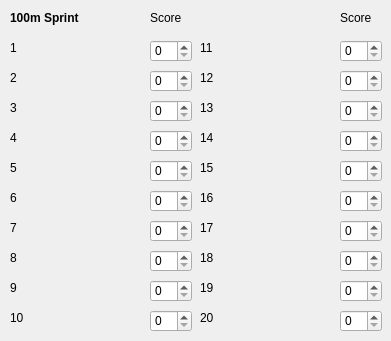
        <widget class="QWidget" name="form_100m_sprint">
         <widget class="QLabel" name="hundred_sprint_label_1">
          <property name="geometry">
           <rect>
            <x>10</x>
            <y>40</y>
            <width>121</width>
            <height>16</height>
           </rect>
          </property>
          <property name="styleSheet">
           <string notr="true"/>
          </property>
          <property name="text">
           <string>1</string>
          </property>
         </widget>
         <widget class="QSpinBox" name="hundred_sprint_spin_1">
          <property name="geometry">
           <rect>
            <x>150</x>
            <y>40</y>
            <width>42</width>
            <height>22</height>
           </rect>
          </property>
         </widget>
         <widget class="QLabel" name="hundred_sprint_label_19">
          <property name="geometry">
           <rect>
            <x>200</x>
            <y>280</y>
            <width>121</width>
            <height>16</height>
           </rect>
          </property>
          <property name="styleSheet">
           <string notr="true"/>
          </property>
          <property name="text">
           <string>19</string>
          </property>
         </widget>
         <widget class="QSpinBox" name="hundred_sprint_spin_2">
          <property name="geometry">
           <rect>
            <x>150</x>
            <y>70</y>
            <width>42</width>
            <height>22</height>
           </rect>
          </property>
         </widget>
         <widget class="QSpinBox" name="hundred_sprint_spin_9">
          <property name="geometry">
           <rect>
            <x>150</x>
            <y>280</y>
            <width>42</width>
            <height>22</height>
           </rect>
          </property>
         </widget>
         <widget class="QLabel" name="hundred_sprint_label_7">
          <property name="geometry">
           <rect>
            <x>10</x>
            <y>220</y>
            <width>121</width>
            <height>16</height>
           </rect>
          </property>
          <property name="styleSheet">
           <string notr="true"/>
          </property>
          <property name="text">
           <string>7</string>
          </property>
         </widget>
         <widget class="QSpinBox" name="hundred_sprint_spin_17">
          <property name="geometry">
           <rect>
            <x>340</x>
            <y>220</y>
            <width>42</width>
            <height>22</height>
           </rect>
          </property>
         </widget>
         <widget class="QLabel" name="hundred_sprint_label_16">
          <property name="geometry">
           <rect>
            <x>200</x>
            <y>190</y>
            <width>121</width>
            <height>16</height>
           </rect>
          </property>
          <property name="styleSheet">
           <string notr="true"/>
          </property>
          <property name="text">
           <string>16</string>
          </property>
         </widget>
         <widget class="QSpinBox" name="hundred_sprint_spin_10">
          <property name="geometry">
           <rect>
            <x>150</x>
            <y>310</y>
            <width>42</width>
            <height>22</height>
           </rect>
          </property>
         </widget>
         <widget class="QLabel" name="hundred_sprint_label_5">
          <property name="geometry">
           <rect>
            <x>10</x>
            <y>160</y>
            <width>121</width>
            <height>16</height>
           </rect>
          </property>
          <property name="styleSheet">
           <string notr="true"/>
          </property>
          <property name="text">
           <string>5</string>
          </property>
         </widget>
         <widget class="QLabel" name="hundred_sprint_label_6">
          <property name="geometry">
           <rect>
            <x>10</x>
            <y>190</y>
            <width>121</width>
            <height>16</height>
           </rect>
          </property>
          <property name="styleSheet">
           <string notr="true"/>
          </property>
          <property name="text">
           <string>6</string>
          </property>
         </widget>
         <widget class="QLabel" name="hundred_sprint_label_2">
          <property name="geometry">
           <rect>
            <x>10</x>
            <y>70</y>
            <width>121</width>
            <height>16</height>
           </rect>
          </property>
          <property name="styleSheet">
           <string notr="true"/>
          </property>
          <property name="text">
           <string>2</string>
          </property>
         </widget>
         <widget class="QSpinBox" name="hundred_sprint_spin_5">
          <property name="geometry">
           <rect>
            <x>150</x>
            <y>160</y>
            <width>42</width>
            <height>22</height>
           </rect>
          </property>
         </widget>
         <widget class="QLabel" name="hundred_sprint_label_12">
          <property name="geometry">
           <rect>
            <x>200</x>
            <y>70</y>
            <width>121</width>
            <height>16</height>
           </rect>
          </property>
          <property name="styleSheet">
           <string notr="true"/>
          </property>
          <property name="text">
           <string>12</string>
          </property>
         </widget>
         <widget class="QSpinBox" name="hundred_sprint_spin_12">
          <property name="geometry">
           <rect>
            <x>340</x>
            <y>70</y>
            <width>42</width>
            <height>22</height>
           </rect>
          </property>
         </widget>
         <widget class="QLabel" name="hundred_sprint_label_18">
          <property name="geometry">
           <rect>
            <x>200</x>
            <y>250</y>
            <width>121</width>
            <height>16</height>
           </rect>
          </property>
          <property name="styleSheet">
           <string notr="true"/>
          </property>
          <property name="text">
           <string>18</string>
          </property>
         </widget>
         <widget class="QSpinBox" name="hundred_sprint_spin_14">
          <property name="geometry">
           <rect>
            <x>340</x>
            <y>130</y>
            <width>42</width>
            <height>22</height>
           </rect>
          </property>
         </widget>
         <widget class="QLabel" name="hundred_sprint_label_10">
          <property name="geometry">
           <rect>
            <x>10</x>
            <y>310</y>
            <width>121</width>
            <height>16</height>
           </rect>
          </property>
          <property name="styleSheet">
           <string notr="true"/>
          </property>
          <property name="text">
           <string>10</string>
          </property>
         </widget>
         <widget class="QLabel" name="hundred_sprint_label_17">
          <property name="geometry">
           <rect>
            <x>200</x>
            <y>220</y>
            <width>121</width>
            <height>16</height>
           </rect>
          </property>
          <property name="styleSheet">
           <string notr="true"/>
          </property>
          <property name="text">
           <string>17</string>
          </property>
         </widget>
         <widget class="QLabel" name="hundred_sprint_label_8">
          <property name="geometry">
           <rect>
            <x>10</x>
            <y>250</y>
            <width>121</width>
            <height>16</height>
           </rect>
          </property>
          <property name="styleSheet">
           <string notr="true"/>
          </property>
          <property name="text">
           <string>8</string>
          </property>
         </widget>
         <widget class="QSpinBox" name="hundred_sprint_spin_13">
          <property name="geometry">
           <rect>
            <x>340</x>
            <y>100</y>
            <width>42</width>
            <height>22</height>
           </rect>
          </property>
         </widget>
         <widget class="QLabel" name="hundred_sprint_label_9">
          <property name="geometry">
           <rect>
            <x>10</x>
            <y>280</y>
            <width>121</width>
            <height>16</height>
           </rect>
          </property>
          <property name="styleSheet">
           <string notr="true"/>
          </property>
          <property name="text">
           <string>9</string>
          </property>
         </widget>
         <widget class="QSpinBox" name="hundred_sprint_spin_8">
          <property name="geometry">
           <rect>
            <x>150</x>
            <y>250</y>
            <width>42</width>
            <height>22</height>
           </rect>
          </property>
         </widget>
         <widget class="QSpinBox" name="hundred_sprint_spin_19">
          <property name="geometry">
           <rect>
            <x>340</x>
            <y>280</y>
            <width>42</width>
            <height>22</height>
           </rect>
          </property>
         </widget>
         <widget class="QSpinBox" name="hundred_sprint_spin_16">
          <property name="geometry">
           <rect>
            <x>340</x>
            <y>190</y>
            <width>42</width>
            <height>22</height>
           </rect>
          </property>
         </widget>
         <widget class="QLabel" name="hundred_sprint_label_13">
          <property name="geometry">
           <rect>
            <x>200</x>
            <y>100</y>
            <width>121</width>
            <height>16</height>
           </rect>
          </property>
          <property name="styleSheet">
           <string notr="true"/>
          </property>
          <property name="text">
           <string>13</string>
          </property>
         </widget>
         <widget class="QLabel" name="hundred_sprint_label_15">
          <property name="geometry">
           <rect>
            <x>200</x>
            <y>160</y>
            <width>121</width>
            <height>16</height>
           </rect>
          </property>
          <property name="styleSheet">
           <string notr="true"/>
          </property>
          <property name="text">
           <string>15</string>
          </property>
         </widget>
         <widget class="QLabel" name="hundred_sprint_label_4">
          <property name="geometry">
           <rect>
            <x>10</x>
            <y>130</y>
            <width>121</width>
            <height>16</height>
           </rect>
          </property>
          <property name="styleSheet">
           <string notr="true"/>
          </property>
          <property name="text">
           <string>4</string>
          </property>
         </widget>
         <widget class="QSpinBox" name="hundred_sprint_spin_18">
          <property name="geometry">
           <rect>
            <x>340</x>
            <y>250</y>
            <width>42</width>
            <height>22</height>
           </rect>
          </property>
         </widget>
         <widget class="QSpinBox" name="hundred_sprint_spin_4">
          <property name="geometry">
           <rect>
            <x>150</x>
            <y>130</y>
            <width>42</width>
            <height>22</height>
           </rect>
          </property>
         </widget>
         <widget class="QLabel" name="hundred_sprint_score_label_1">
          <property name="geometry">
           <rect>
            <x>150</x>
            <y>10</y>
            <width>41</width>
            <height>16</height>
           </rect>
          </property>
          <property name="styleSheet">
           <string notr="true"/>
          </property>
          <property name="text">
           <string>Score</string>
          </property>
         </widget>
         <widget class="QLabel" name="hundred_sprint_label_14">
          <property name="geometry">
           <rect>
            <x>200</x>
            <y>130</y>
            <width>121</width>
            <height>16</height>
           </rect>
          </property>
          <property name="styleSheet">
           <string notr="true"/>
          </property>
          <property name="text">
           <string>14</string>
          </property>
         </widget>
         <widget class="QSpinBox" name="hundred_sprint_spin_6">
          <property name="geometry">
           <rect>
            <x>150</x>
            <y>190</y>
            <width>42</width>
            <height>22</height>
           </rect>
          </property>
         </widget>
         <widget class="QSpinBox" name="hundred_sprint_spin_11">
          <property name="geometry">
           <rect>
            <x>340</x>
            <y>40</y>
            <width>42</width>
            <height>22</height>
           </rect>
          </property>
         </widget>
         <widget class="QSpinBox" name="hundred_sprint_spin_15">
          <property name="geometry">
           <rect>
            <x>340</x>
            <y>160</y>
            <width>42</width>
            <height>22</height>
           </rect>
          </property>
         </widget>
         <widget class="QSpinBox" name="hundred_sprint_spin_20">
          <property name="geometry">
           <rect>
            <x>340</x>
            <y>310</y>
            <width>42</width>
            <height>22</height>
           </rect>
          </property>
         </widget>
         <widget class="QLabel" name="hundred_sprint_score_label_2">
          <property name="geometry">
           <rect>
            <x>340</x>
            <y>10</y>
            <width>41</width>
            <height>16</height>
           </rect>
          </property>
          <property name="styleSheet">
           <string notr="true"/>
          </property>
          <property name="text">
           <string>Score</string>
          </property>
         </widget>
         <widget class="QSpinBox" name="hundred_sprint_spin_7">
          <property name="geometry">
           <rect>
            <x>150</x>
            <y>220</y>
            <width>42</width>
            <height>22</height>
           </rect>
          </property>
         </widget>
         <widget class="QLabel" name="hundred_sprint_label_20">
          <property name="geometry">
           <rect>
            <x>200</x>
            <y>310</y>
            <width>121</width>
            <height>16</height>
           </rect>
          </property>
          <property name="styleSheet">
           <string notr="true"/>
          </property>
          <property name="text">
           <string>20</string>
          </property>
         </widget>
         <widget class="QSpinBox" name="hundred_sprint_spin_3">
          <property name="geometry">
           <rect>
            <x>150</x>
            <y>100</y>
            <width>42</width>
            <height>22</height>
           </rect>
          </property>
         </widget>
         <widget class="QLabel" name="hundred_sprint_label_11">
          <property name="geometry">
           <rect>
            <x>200</x>
            <y>40</y>
            <width>121</width>
            <height>16</height>
           </rect>
          </property>
          <property name="styleSheet">
           <string notr="true"/>
          </property>
          <property name="text">
           <string>11</string>
          </property>
         </widget>
         <widget class="QLabel" name="hundred_sprint_label_3">
          <property name="geometry">
           <rect>
            <x>10</x>
            <y>100</y>
            <width>121</width>
            <height>16</height>
           </rect>
          </property>
          <property name="styleSheet">
           <string notr="true"/>
          </property>
          <property name="text">
           <string>3</string>
          </property>
         </widget>
         <widget class="QLabel" name="math_form_label_3">
          <property name="geometry">
           <rect>
            <x>10</x>
            <y>10</y>
            <width>91</width>
            <height>16</height>
           </rect>
          </property>
          <property name="font">
           <font>
            <weight>75</weight>
            <bold>true</bold>
           </font>
          </property>
          <property name="text">
           <string>100m Sprint</string>
          </property>
         </widget>
        </widget>
